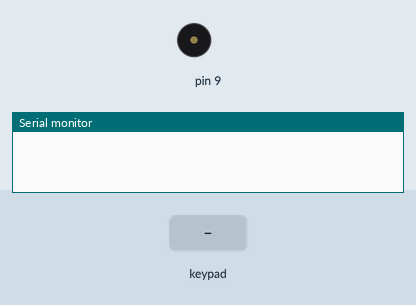
The sketch below on a simulated Arduino Uno, built with avr-gcc and run on an emulated ATmega328P. On the bench: buzzer (waves = sounding), the last lines printed to the serial monitor. The inputs (shaded band) are chosen by the test bench.

Above: at 1.2 s.
1.3 s: keypad keys 2 3 4 5 pressed 0.4 s apart
At 1.38 s:
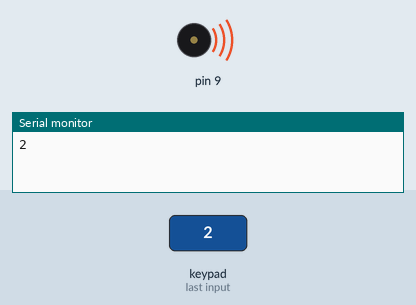
4.4 s: key 'A' pressed
5.9 s: key 'B' pressed
7.4 s: keypad keys A B C D * # pressed 0.4 s apart
Timing chart, 0 to 10.4 s (numbered marks = the images above; inputs shaded):
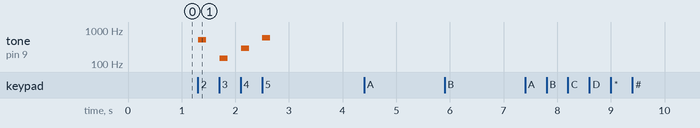

The sketch:

main.ino
```cpp
/*			RULES
----------------------------
0-9 - play one note
# - enable edit mode
    press A-D for choose melody for edit
    * - finish editing
A-D - custom melodies
----------------------------
*/

#include <Keypad.h>

const byte rows = 4;
const byte cols = 4;
char keys[rows][cols] = {
    {'1', '2', '3', 'A'},
    {'4', '5', '6', 'B'},
    {'7', '8', '9', 'C'},
    {'*', '0', '#', 'D'}};
byte rowPins[rows] = {2, 3, 4, 5};
byte colPins[cols] = {14, 15, 16, 17};
Keypad keypad = Keypad(makeKeymap(keys), rowPins, colPins, rows, cols);

char keychars[] = "ABCD*#";

double notes[] = {
    261.63, 523.25, 1046.5,
    293.66, 587.32, 1174.6,
    329.63, 659.26, 1318.5,
    1668};

String music_create()
{
    String str = "";
    char c;

    do {
        c = keypad.waitForKey();
        if (!strchr(keychars, c)) {
            str += c;
            note_play(notes[int(c) - '0']);
        }
    } while (c != '*');

    return str;
}

void music_play(String melody)
{
    for (uint8_t i = 0; i < melody.length(); i++) {
        note_play(notes[int(melody[i]) - '0']);
    }
}

void note_play(double note)
{
    OCR1A = 16000000 / note;
    TCCR1A = 0b01000000;
    _delay_ms(150);
    TCCR1A = 0x00;
    _delay_ms(150);
}

void music_init()
{
    PORTB = 0xff;
    DDRB |= (1 << 1);
    TCCR1A = 0x00;
    TCCR1B = 0b00001001;
}

void setup()
{
    music_init();
    Serial.begin(9600);
}

String melodyA = "";
String melodyB = "";
String melodyC = "";
String melodyD = "";

void loop()
{
    char ch = keypad.waitForKey();
    Serial.print(ch);
    Serial.print('\n');

    if (ch == '#') {
        ch = keypad.waitForKey();
        switch (ch) {
        case 'A':
            melodyA = music_create();
            break;
        case 'B':
            melodyB = music_create();
            break;
        case 'C':
            melodyC = music_create();
            break;
        case 'D':
            melodyD = music_create();
            break;
        }
    } else {
        switch (ch) {
        case 'A':
            music_play(melodyA);
            break;
        case 'B':
            music_play(melodyB);
            break;
        case 'C':
            music_play(melodyC);
            break;
        case 'D':
            music_play(melodyD);
            break;
        default:
            if (!strchr(keychars, ch)) {
                note_play(notes[int(ch) - '0']);
            }
            break;
        }
    }
}
```

Measured:
- after the input at 1.3 s, tone on pin 9: plays 523 Hz for 0.15 s, 147 Hz for 0.15 s, 294 Hz for 0.15 s, 587 Hz for 0.15 s, starting at once
